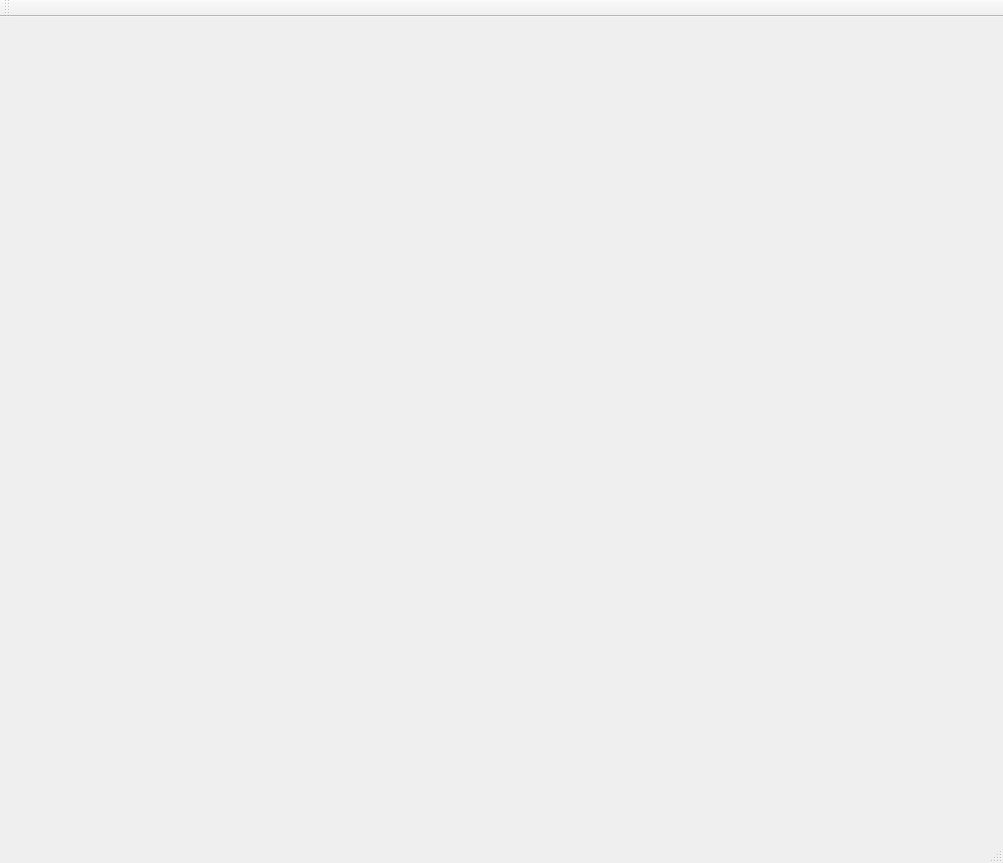
<?xml version="1.0" encoding="UTF-8"?>
<ui version="4.0">
 <class>MainWindow</class>
 <widget class="QMainWindow" name="MainWindow">
  <property name="geometry">
   <rect>
    <x>0</x>
    <y>0</y>
    <width>1003</width>
    <height>863</height>
   </rect>
  </property>
  <property name="windowTitle">
   <string>MainWindow</string>
  </property>
  <widget class="QWidget" name="centralWidget"/>
  <widget class="QMenuBar" name="menuBar">
   <property name="geometry">
    <rect>
     <x>0</x>
     <y>0</y>
     <width>1003</width>
     <height>22</height>
    </rect>
   </property>
  </widget>
  <widget class="QToolBar" name="mainToolBar">
   <attribute name="toolBarArea">
    <enum>TopToolBarArea</enum>
   </attribute>
   <attribute name="toolBarBreak">
    <bool>false</bool>
   </attribute>
  </widget>
  <widget class="QStatusBar" name="statusBar"/>
 </widget>
 <layoutdefault spacing="6" margin="11"/>
 <resources/>
 <connections/>
</ui>
